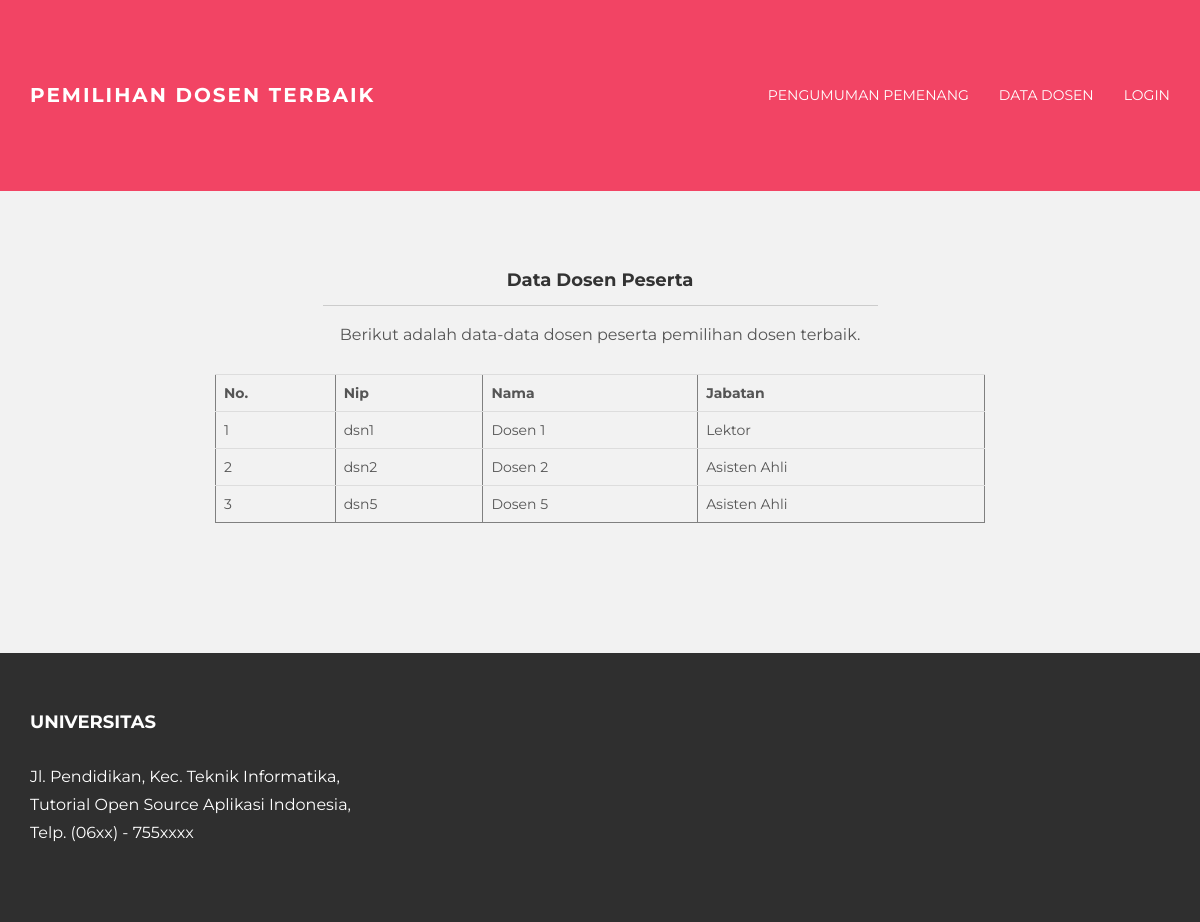
Screenshot of /?ap=data_dosen with the database file from the repository.
### tables this page shows
CREATE TABLE IF NOT EXISTS `dosen_peserta` (
`id_dosen` int(11) NOT NULL,
  `nip` varchar(10) NOT NULL,
  `nama` varchar(30) NOT NULL,
  `alamat` varchar(100) NOT NULL,
  `pendidikan` varchar(10) NOT NULL,
  `jabatan` varchar(20) NOT NULL,
  `c1` double NOT NULL DEFAULT '1',
  `c2` double NOT NULL DEFAULT '1',
  `c3` double NOT NULL DEFAULT '1',
  `c4` double NOT NULL DEFAULT '1',
  `c5` double NOT NULL DEFAULT '1',
  `c6` double NOT NULL DEFAULT '1',
  `c7` double NOT NULL DEFAULT '1',
  `c8` double NOT NULL DEFAULT '1',
  `c9` double NOT NULL DEFAULT '1',
  `c10` double NOT NULL DEFAULT '1',
  `vektor_s` double NOT NULL,
  `vektor_v` double NOT NULL
);

### konten/data_dosen.php (the view)
<div id="ww">
	    <div class="container">
			<div class="row">
				<div class="col-lg-6 col-lg-offset-3 centered">
					<h4>Data Dosen Peserta</h4>
					<hr>
					<p>Berikut adalah data-data dosen peserta pemilihan dosen terbaik. </p>
				</div>
				<div class="row mt">
					<div class="col-lg-8 col-lg-offset-2">
						<table class="table" border='1'>
							<tr>
								<th>No. </th>
								<th>Nip </th>
								<th>Nama </th>
								<th>Jabatan </th>
							</tr>
							<?php
								$sql = mysql_query("select * from dosen_peserta");
								$i = 1;
								while ($row = mysql_fetch_array($sql)){
									echo "<tr>
											<td> $i </td>
											<td> $row[nip] </td>
											<td> $row[nama] </td>
											<td> $row[jabatan]</td>
											</tr>";
									$i++;
								}
							?>
						</table>
					</div>
				</div>
			</div>
	    </div>
	</div>

### assets/css/main.css (style rules this page uses)
body { background-color: #ffffff; font-family: 'Montserrat', sans-serif; font-weight: 400; font-size: 14px; color: #555; -webkit-font-smoothing: antialiased; -webkit-overflow-scrolling: touch; }
h1, h2, h3, h4, h5, h6 { font-family: 'Montserrat', sans-serif; font-weight: 700; color: #333; }
p { line-height: 28px; margin-bottom: 25px; font-size: 16px; }
.centered { text-align: center; }
hr { display: block; height: 1px; border: 0; border-top: 1px solid #ccc; margin: 1em 0; padding: 0; }
.mt { margin-top: 40px; margin-bottom: 40px; }
#ww { padding-top: 70px; padding-bottom: 70px; background-color: #f2f2f2; }

### rows the page displays
dosen_peserta: nip "dsn1", nama "Dosen 1", jabatan "Lektor"
dosen_peserta: nip "dsn2", nama "Dosen 2", jabatan "Asisten Ahli"
dosen_peserta: nip "dsn5", nama "Dosen 5", jabatan "Asisten Ahli"
